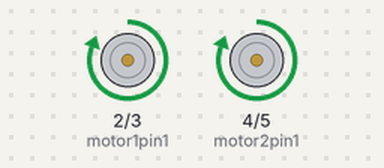
This sketch was run on a simulated Arduino Uno, built with avr-gcc and run on an emulated ATmega328P. Shown: motor-driver pin pairs drawn as motors (green arrow = first pin HIGH = forward, orange = second pin HIGH = backward, longer = more drive).

Above: at 4.5 s.
At 11.5 s:
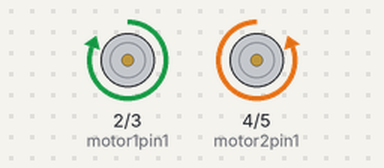
At 25.5 s:
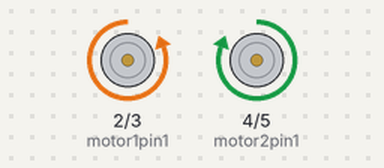
At 34.0 s:
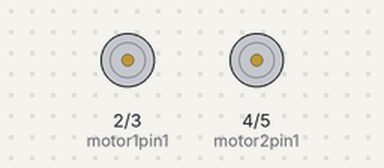
Timing chart, 0 to 35.8 s (numbered marks = the images above):
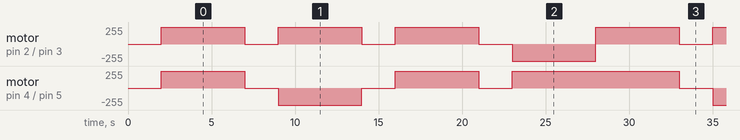

Measured:
- by itself, motor on pin 2 (motor1pin1) / pin 3 (motor1pin2): repeats every 26.0 s: 2 × (stopped 2.0 s, forward 255/255 5.0 s), stopped 2.0 s, backward 255/255 5.0 s, forward 255/255 5.0 s
- by itself, motor on pin 4 (motor2pin1) / pin 5 (motor2pin2): repeats every 26.0 s: stopped 2.0 s, backward 255/255 5.0 s, stopped 2.0 s, forward 255/255 5.0 s, stopped 2.0 s, forward 255/255 10.0 s

The sketch:

Rover.ino
```cpp
const int motor1pin1 = 2;
const int motor1pin2 = 3;
const int motor2pin1 = 4;
const int motor2pin2 = 5;

int fwd_delay = 5000;
int turn_delay = 5000;

void setup()
{
  pinMode(motor1pin1, OUTPUT);
  pinMode(motor1pin2, OUTPUT);
  pinMode(motor2pin1, OUTPUT);
  pinMode(motor2pin2, OUTPUT);
  halt();
}

void loop()
{
  forward();
  halt();
  right();
  halt();
  forward();
  halt();
  left();

}


void forward()
{
  digitalWrite(motor1pin1, HIGH);
  digitalWrite(motor1pin2, LOW);
  digitalWrite(motor2pin1, HIGH);
  digitalWrite(motor2pin2, LOW);
  delay(fwd_delay);
}
void halt()
{
  digitalWrite(motor1pin1, LOW);
  digitalWrite(motor1pin2, LOW);
  digitalWrite(motor2pin1, LOW);
  digitalWrite(motor2pin2, LOW);
  delay(2000);
}
void right()
{
  digitalWrite(motor1pin1, HIGH);
  digitalWrite(motor1pin2, LOW);
  digitalWrite(motor2pin1, LOW);
  digitalWrite(motor2pin2, HIGH);
  delay(turn_delay);
}
void left()
{
  digitalWrite(motor1pin1, LOW);
  digitalWrite(motor1pin2, HIGH);
  digitalWrite(motor2pin1, HIGH);
  digitalWrite(motor2pin2, LOW);
  delay(turn_delay);
}
```
